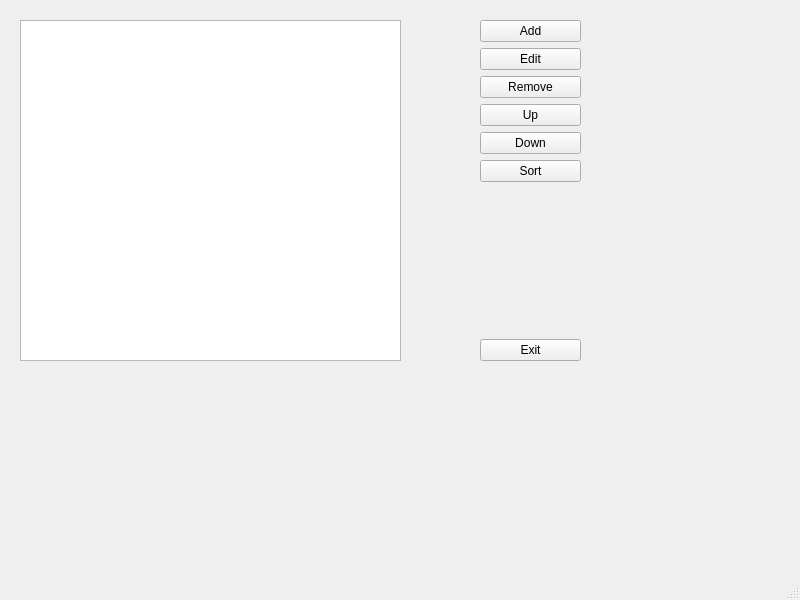
<?xml version="1.0" encoding="UTF-8"?>
<ui version="4.0">
 <class>MainWindow</class>
 <widget class="QMainWindow" name="MainWindow">
  <property name="geometry">
   <rect>
    <x>0</x>
    <y>0</y>
    <width>800</width>
    <height>600</height>
   </rect>
  </property>
  <property name="windowTitle">
   <string>MainWindow</string>
  </property>
  <widget class="QWidget" name="centralwidget">
   <widget class="QListView" name="listItems">
    <property name="geometry">
     <rect>
      <x>20</x>
      <y>20</y>
      <width>381</width>
      <height>341</height>
     </rect>
    </property>
   </widget>
   <widget class="QWidget" name="">
    <property name="geometry">
     <rect>
      <x>480</x>
      <y>20</y>
      <width>101</width>
      <height>341</height>
     </rect>
    </property>
    <layout class="QVBoxLayout" name="verticalLayout">
     <item>
      <widget class="QPushButton" name="btnAdd">
       <property name="text">
        <string>Add</string>
       </property>
      </widget>
     </item>
     <item>
      <widget class="QPushButton" name="btnEdit">
       <property name="text">
        <string>Edit</string>
       </property>
      </widget>
     </item>
     <item>
      <widget class="QPushButton" name="btnRemove">
       <property name="text">
        <string>Remove</string>
       </property>
      </widget>
     </item>
     <item>
      <widget class="QPushButton" name="btnUp">
       <property name="text">
        <string>Up</string>
       </property>
      </widget>
     </item>
     <item>
      <widget class="QPushButton" name="btnDown">
       <property name="text">
        <string>Down</string>
       </property>
      </widget>
     </item>
     <item>
      <widget class="QPushButton" name="btnSort">
       <property name="text">
        <string>Sort</string>
       </property>
      </widget>
     </item>
     <item>
      <spacer name="verticalSpacer">
       <property name="orientation">
        <enum>Qt::Vertical</enum>
       </property>
       <property name="sizeHint" stdset="0">
        <size>
         <width>20</width>
         <height>40</height>
        </size>
       </property>
      </spacer>
     </item>
     <item>
      <widget class="QPushButton" name="btnExit">
       <property name="text">
        <string>Exit</string>
       </property>
      </widget>
     </item>
    </layout>
   </widget>
  </widget>
  <widget class="QMenuBar" name="menubar">
   <property name="geometry">
    <rect>
     <x>0</x>
     <y>0</y>
     <width>800</width>
     <height>18</height>
    </rect>
   </property>
  </widget>
  <widget class="QStatusBar" name="statusbar"/>
 </widget>
 <resources/>
 <connections/>
</ui>
